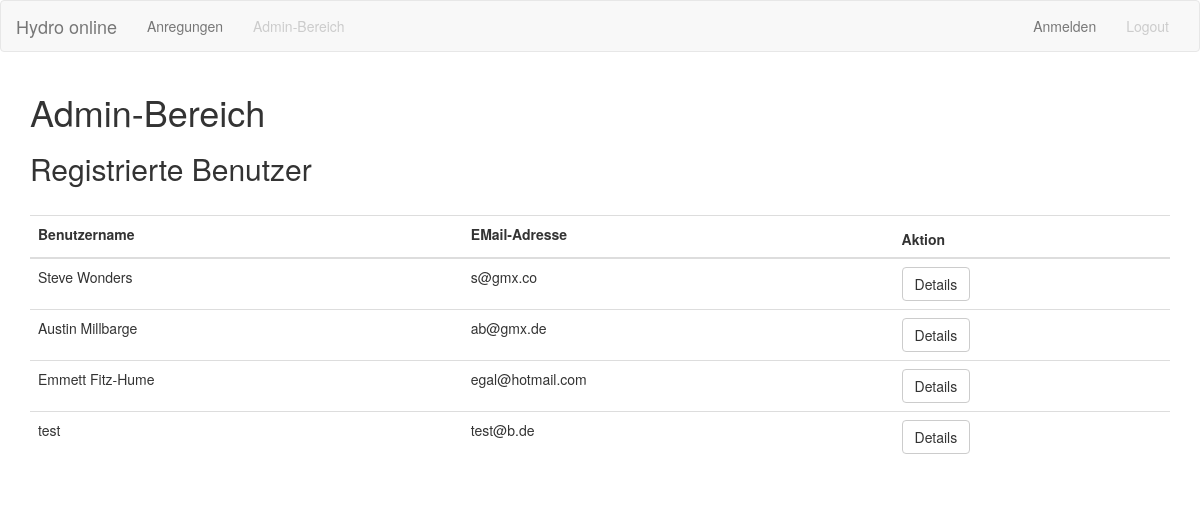
/admin, run on an earlier commit of the app's database.
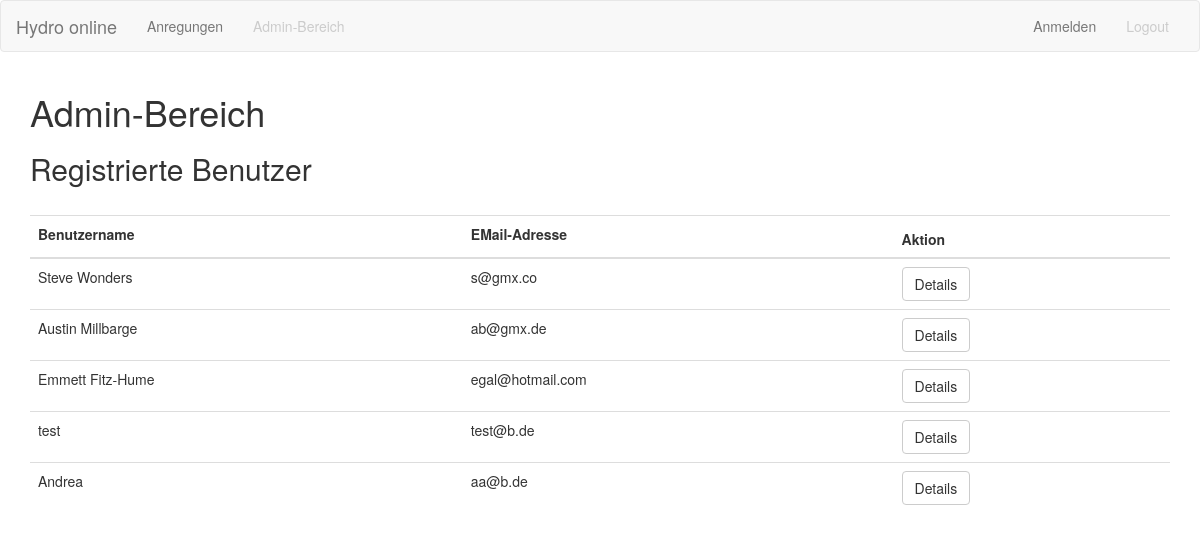
And on a later commit of the database.
### backend/config.py (models this page shows, shortened)
class User(UserMixin, db.Model):
    id = db.Column(db.Integer, primary_key=True)
    username = db.Column(db.String(64), index=True, unique=True)
    email = db.Column(db.String(120), index=True, unique=True)
    password_hash = db.Column(db.String(128))
    roles = db.relationship('Role', secondary='user_role', back_populates='users')
    pflanzen = db.relationship('Pflanze', backref='publisher', lazy='dynamic')

### backend/index.py (the view)
@app.route('/admin')
def administer():
    users = User.query.all()
    form = forms.UserForm()
    return render_template('administer.html', form=form, users=users)

### templates/administer.html (shortened to what this page needs)
{% extends "base.html" %}
{% block my_content %}
    <div class="container">
        <h1>Admin-Bereich</h1>
        <h2>Registrierte Benutzer</h2>
        <br>
        <table id="data" class="table">
            <form method="POST" action="">
            <thead>
              <tr>
                <th>
                  {{form.username.label}}
                </th>
                <th>
                  {{form.email.label}}
                </th>
                <th>
                  Aktion
                </th>
              </tr>
            </thead>
            <tbody>
            {% for user in users %}
                <tr>
                  <td>
                    {{user.username}}
                  </td>
                  <td>
                    {{user.email}}
                  </td>
                  <td>
                    <a class="btn btn-default" href="{{url_for('user_details',id=user.id)}}" role="button">Details</a>
                  </td>
                </tr>
             {% endfor %}
          </tbody>
        </table>
    </div>
{% endblock %}

### templates/base.html (shortened to what this page needs)
{% extends "bootstrap/base.html" %}
{% import "bootstrap/wtf.html" as wtf %}
{% block head %}
  {{ super() }}
  <link href="https://cdn.datatables.net/v/bs/dt-1.13.8/datatables.min.css" rel="stylesheet">
  <link rel="stylesheet" href="../static/css/styles.css">
{% endblock %}
{% block navbar %}
  <nav class="navbar navbar-default">
    <div class="container-fluid">
      <div class="navbar-header">
        <a class="navbar-brand" href="{{ url_for('start_page') }}">Hydro online</a>
      </div>
      <div class="collapse navbar-collapse" id="bs-example-navbar-collapse-1">
        <ul class="nav navbar-nav">
          <li><a href="{{ url_for('pflanzen_page') }}">Anregungen</a></li>
          {% if current_user.is_admin %}
          <li><a href="{{ url_for('administer') }}">Admin-Bereich</a></li>
          {% else %}
          <li class="disabled"><a href="{{ url_for('administer') }}">Admin-Bereich</a></li>
          {% endif %}
        </ul>
        <ul class="nav navbar-nav navbar-right">
          {% if current_user.is_authenticated %}
            <li class="disabled"><a href="{{ url_for('login') }}">Anmelden</a></li>
            <li><a href="{{ url_for('logout') }}">Logout</a></li>
          {% else %}
            <li><a href="{{ url_for('login') }}">Anmelden</a></li>
            <li class="disabled"><a href="{{ url_for('logout') }}">Logout</a></li>
          {% endif %}
        </ul>
      </div>
    </div>
  </nav>
{% endblock %}
{% block content %}
  {% block my_content %}{% endblock %}
{% endblock %}

What changed in the data, as far as the page shows it:
added User: username "Andrea", email "aa@b.de"
